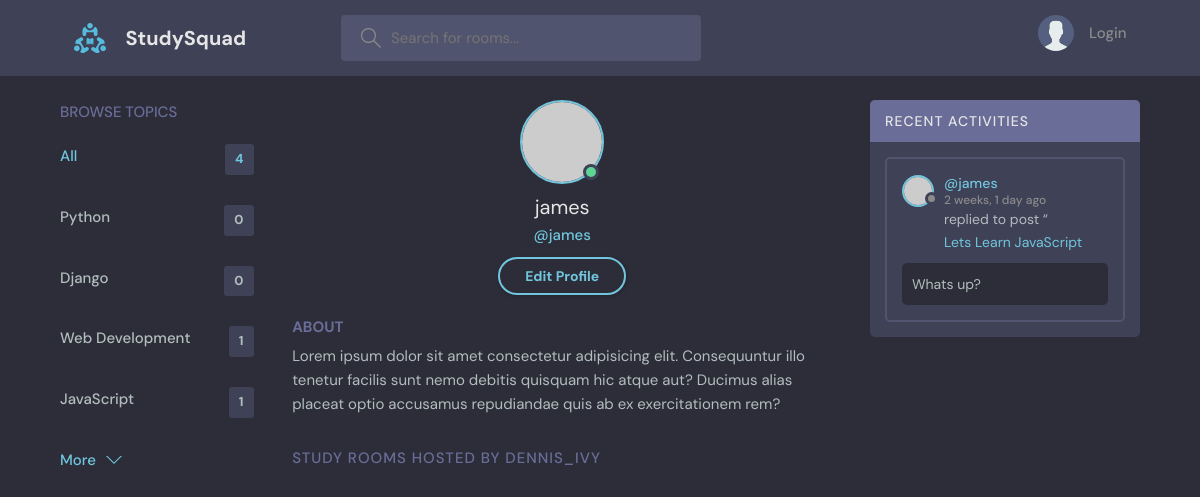
The app's page /profile/3/, older data.
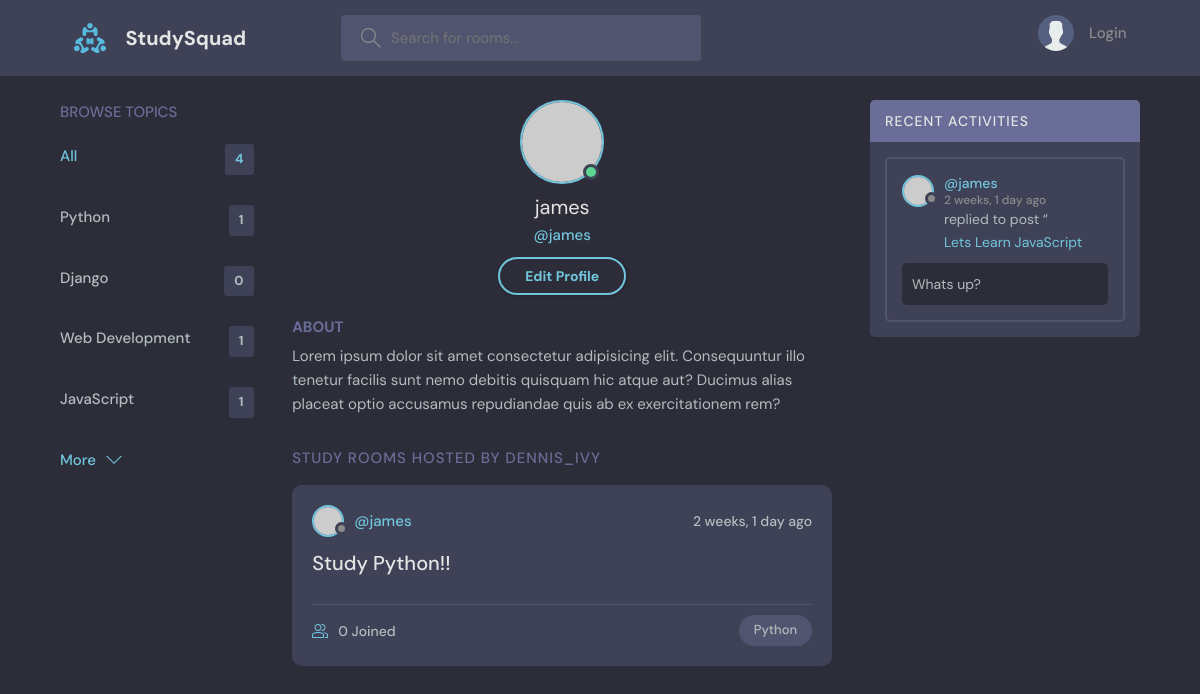
The same page, newer data.
### base/models.py (models this page shows, shortened)
class Topic(models.Model):
    name = models.CharField(max_length=200)

class Message(models.Model):
    user = models.ForeignKey(User, on_delete=models.CASCADE)
    room = models.ForeignKey(Room, on_delete=models.CASCADE)
    body = models.TextField()
    updated = models.DateTimeField(auto_now=True)
    created = models.DateTimeField(auto_now_add=True)
    class Meta:
        ordering = ['-updated', '-created']

class Room(models.Model):
    host = models.ForeignKey(User, on_delete=models.SET_NULL, null=True)
    topic = models.ForeignKey(Topic, on_delete=models.SET_NULL, null=True)
    name = models.CharField(max_length=200)
    description = models.TextField(null=True, blank=True)
    participants = models.ManyToManyField(User, related_name='participants', blank=True)
    updated = models.DateTimeField(auto_now=True)
    created = models.DateTimeField(auto_now_add=True)
    class Meta:
        ordering = ['-updated', '-created']
    def __str__(self):
        return self.name

### base/views.py (the view)
# urls.py: path('profile/<str:pk>/', views.userProfile, name="user-profile"),
def userProfile(request, pk):
    user = User.objects.get(id=pk)
    rooms = user.room_set.all()
    room_messages = user.message_set.all()
    topics = Topic.objects.all()
    context = {'user': user, 'rooms': rooms,'room_messages': room_messages, 'topics': topics}
    return render(request, 'base/profile.html', context)

### base/templates/base/profile.html
{% extends 'main.html' %}
{% block content %}
  <main class="profile-page layout layout--3">
    <div class="container">
      {% include 'base/topic_component.html' %}
      <div class="roomList">
        <div class="profile">
          <div class="profile__avatar">
            <div class="avatar avatar--large active">
              <img src="https://randomuser.me/api/portraits/men/11.jpg" />
            </div>
          </div>
          <div class="profile__info">
            <h3> {{user.username}} </h3>
            <p>@{{user.username}}</p>
            <a href="edit-user.html" class="btn btn--main btn--pill">Edit Profile</a>
          </div>
          <div class="profile__about">
            <h3>About</h3>
            <p>
              Lorem ipsum dolor sit amet consectetur adipisicing elit. Consequuntur illo tenetur
              facilis sunt nemo debitis quisquam hic atque aut? Ducimus alias placeat optio
              accusamus repudiandae quis ab ex exercitationem rem?
            </p>
          </div>
        </div>
        <div class="roomList__header">
          <div>
            <h2>Study Rooms Hosted by dennis_ivy</a>
            </h2>
          </div>
        </div>
        {% include 'base/feed_component.html' %}
      </div>
      {% include 'base/activity_component.html' %}
    </div>
  </main>
{% endblock %}

### templates/main.html (shortened to what this page needs)
<!DOCTYPE html>
{% load static %}
<html lang="en">
  <head>
    <link rel="stylesheet" href="{% static 'styles/style.css' %}" />
  </head>
  <body>
    {% include 'navbar.html' %}
    {% block content %}
    {% endblock content %}
  </body>
</html>

### templates/navbar.html (shortened to what this page needs)
{% load static %}
<header class="header header--loggedIn">
    <div class="container">
      <a href="{% url 'home' %}" class="header__logo">
        <img src="{% static 'images/logo.svg' %}" />
        <h1>StudySquad</h1>
      </a>
      <form class="header__search" method="GET" action="{% url 'home' %}">
        <label>
          <input name="q" placeholder="Search for rooms..." />
        </label>
      </form>
      <nav class="header__menu">
        {% if request.user.is_authenticated %}
        <div class="header__user">
          <a href="profile.html">
            <div class="avatar avatar--medium active">
              <img src="https://randomuser.me/api/portraits/men/37.jpg" />
            </div>
            <p>{{request.user.username}} <span>@{{request.user.username}}</span></p>
          </a>
          <button class="dropdown-button">
            <svg version="1.1" xmlns="http://www.w3.org/2000/svg" width="32" height="32" viewBox="0 0 32 32">
              <title>chevron-down</title>
              <path d="M16 21l-13-13h-3l16 16 16-16h-3l-13 13z"></path>
            </svg>
          </button>
        </div>
        {% else %}
        <a href="{% url 'login' %}">
          <img src="{% static 'images/avatar.svg' %}" />
          <p>Login</p>
        </a>
        {% endif %}
      </nav>
    </div>
  </header>

### base/templates/base/topic_component.html
<div class="topics">
  <div class="topics__header">
    <h2>Browse Topics</h2>
  </div>
  <ul class="topics__list">
    <li>
      <a href="{% url 'home' %}" class="active">All <span>{{topics.count}}</span></a>
    </li>
    {% for topic in topics %}
    <li>
      <a href="{% url 'home' %}?q={{topic.name}}">{{topic.name}} <span>{{topic.room_set.all.count}}</span></a>
    </li>
    {% endfor %}
  </ul>
  <a class="btn btn--link" href="topics.html">
    More
    <svg version="1.1" xmlns="http://www.w3.org/2000/svg" width="32" height="32" viewBox="0 0 32 32">
      <title>chevron-down</title>
      <path d="M16 21l-13-13h-3l16 16 16-16h-3l-13 13z"></path>
    </svg>
  </a>
</div>

### base/templates/base/feed_component.html (shortened to what this page needs)
{% for room in rooms %}
<div class="roomListRoom">
  <div class="roomListRoom__header">
    <a href="{% url 'user-profile' room.host.id %}" class="roomListRoom__author">
      <div class="avatar avatar--small">
        <img src="https://randomuser.me/api/portraits/women/11.jpg" />
      </div>
      <span>@{{room.host.username}}</span>
    </a>
    <div class="roomListRoom__actions">
      <span>{{room.created|timesince}} ago</span>
    </div>
  </div>
  <div class="roomListRoom__content">
    <a href="{% url 'room' room.id %}">{{room.name}}</a>
  </div>
  <div class="roomListRoom__meta">
    <a href="{% url 'room' room.id %}" class="roomListRoom__joined">
      {{room.participants.all.count}} Joined
    </a>
    <p class="roomListRoom__topic">{{room.topic.name}}</p>
  </div>
</div>
{% endfor %}

### base/templates/base/activity_component.html (shortened to what this page needs)
<div class="activities">
  <div class="activities__header">
    <h2>Recent Activities</h2>
  </div>
  {% for message in room_messages %}
  <div class="activities__box">
    <div class="activities__boxHeader roomListRoom__header">
      <a href="{% url 'user-profile' message.user.id %}" class="roomListRoom__author">
        <div class="avatar avatar--small">
          <img src="https://randomuser.me/api/portraits/women/11.jpg" />
        </div>
        <p>
          @{{message.user}}
          <span>{{message.created|timesince}} ago</span>
        </p>
      </a>
    </div>
    <div class="activities__boxContent">
      <p>replied to post “<a href="{% url 'room' message.room.id %}">{{message.room}}</a></p>
      <div class="activities__boxRoomContent">
        {{message.body}}
      </div>
    </div>
  </div>
  {% endfor %}
</div>

Row changes from the older to the newer data that the page shows:
computed for Topic "Python": room_set.all.count "0" → "1"
added Room: host.username "james", created "2 weeks, 1 day", name "Study Python!!", participants.all.count "0", topic.name "Python"
